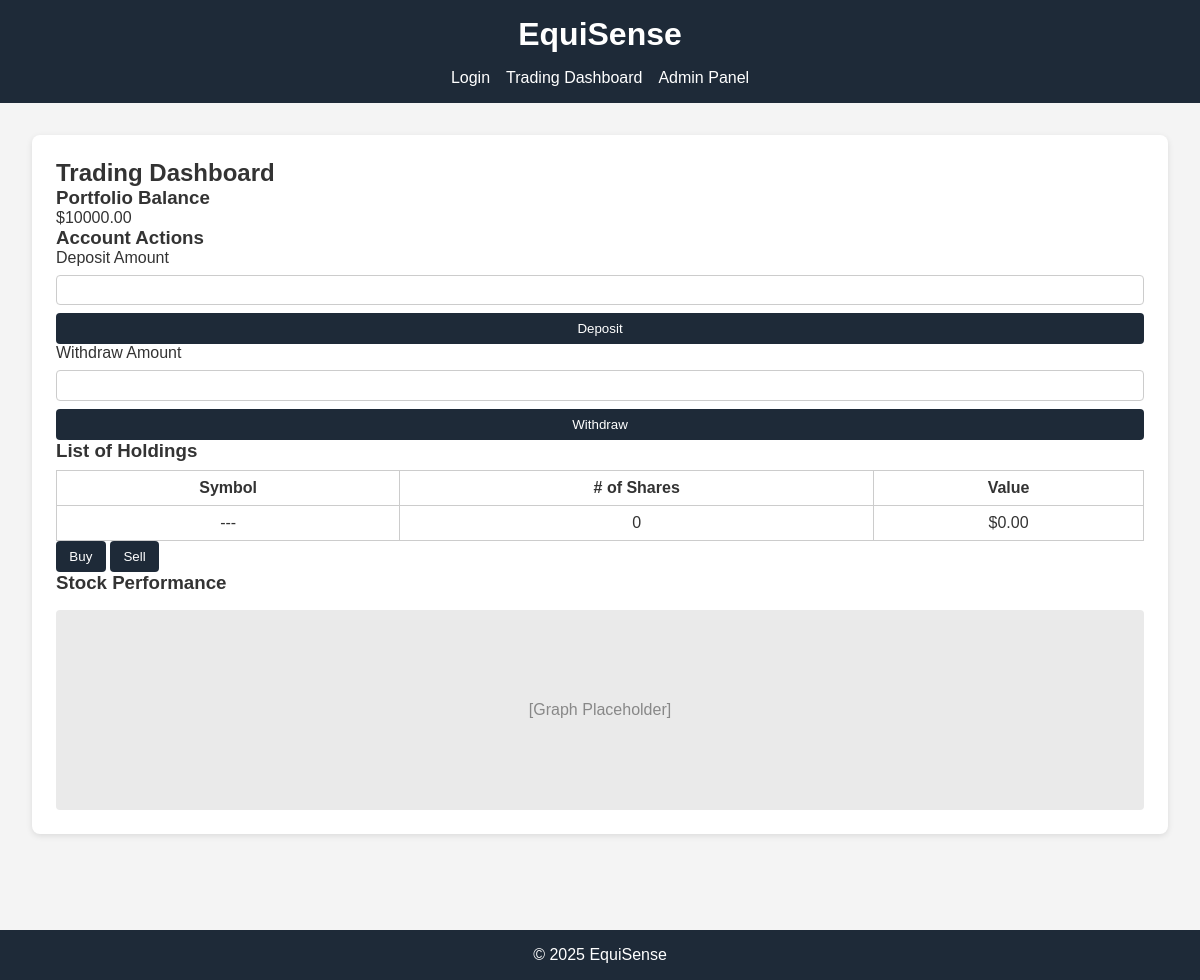
Page /dashboard/1 on the earlier database version.
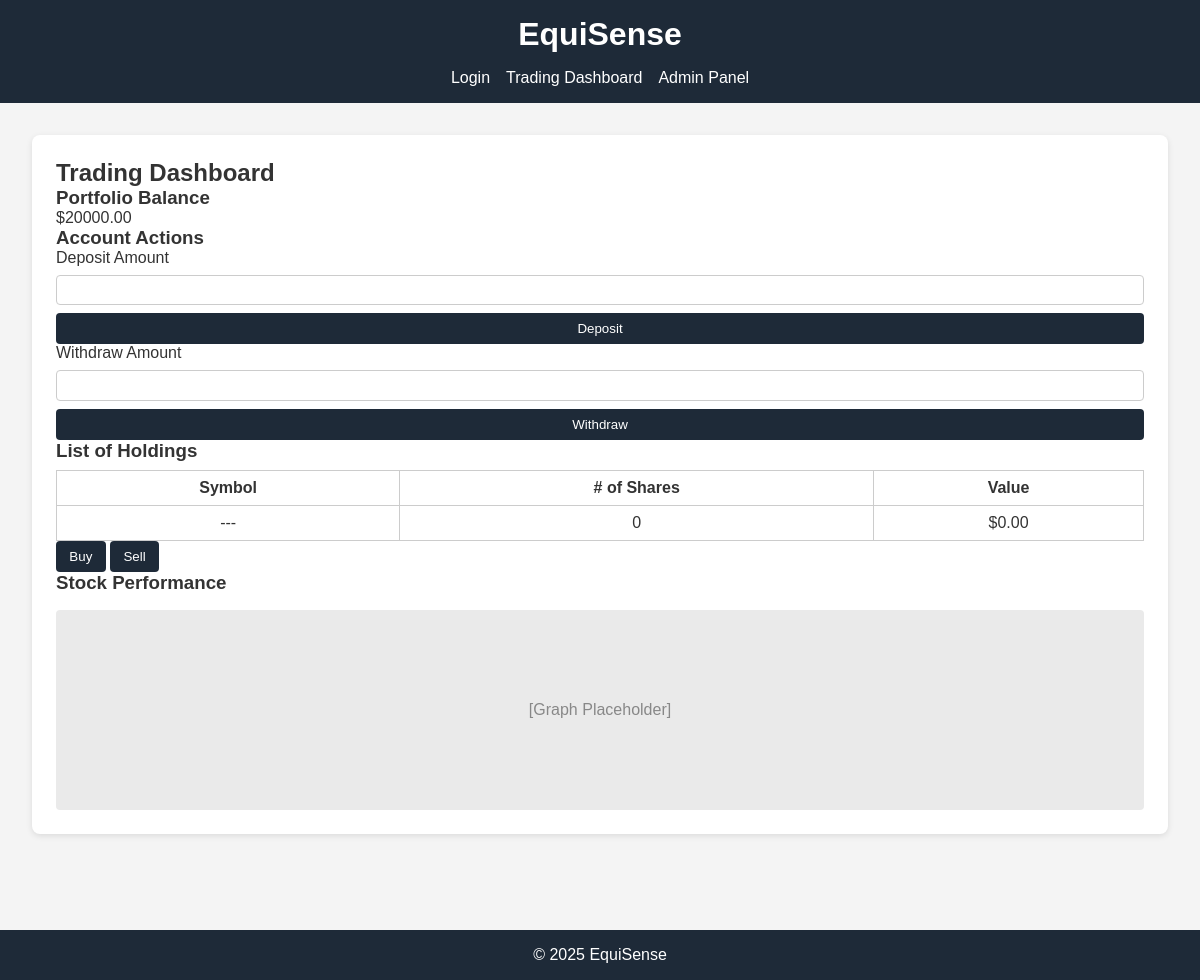
Same page on the later database version.
### tables this page shows
CREATE TABLE users (
    user_id INTEGER PRIMARY KEY AUTOINCREMENT,
    username TEXT NOT NULL UNIQUE,
    email TEXT NOT NULL UNIQUE,
    balance REAL DEFAULT 0.0
);

### app.py (the view)
@app.route('/dashboard/<int:user_id>')
def dashboard(user_id):
    conn = get_db_connection()
    user = conn.execute('SELECT * FROM users WHERE user_id = ?', (user_id,)).fetchone()
    if not user:
        flash("User not found.", "error")
        conn.close()
        return redirect(url_for('login'))
    portfolio = conn.execute('''
        SELECT s.symbol, s.company_name, p.quantity, (p.quantity * s.price) AS value
        FROM portfolio p
        JOIN stocks s ON p.stock_id = s.stock_id
        WHERE p.user_id = ?
    ''', (user_id,)).fetchall()
    conn.close()
    return render_template(
        'dashboard.html',
        user=user,
        balance=user['balance'],
        portfolio=portfolio,
        user_id=user_id
    )

### app.py (called while the page is built)
def get_db_connection():
    conn = sqlite3.connect(DB_NAME)
    conn.row_factory = sqlite3.Row
    return conn

### templates/dashboard.html (shortened to what this page needs)
<!DOCTYPE html>
<html lang="en">
<head>
  <link rel="stylesheet" href="{{ url_for('static', filename='styles.css') }}">
</head>
<body>
  <header>
    <h1>EquiSense</h1>
    <nav>
      <ul>
        <li><a href="{{ url_for('login') }}">Login</a></li>
        <li><a href="{{ url_for('dashboard', user_id=user_id) }}">Trading Dashboard</a></li>
        <li><a href="{{ url_for('admin') }}">Admin Panel</a></li>
      </ul>
    </nav>
  </header>
  <main>
    <section class="panel">
      <h2>Trading Dashboard</h2>
      <div class="portfolio">
        <h3>Portfolio Balance</h3>
        <p>${{ "%.2f"|format(balance) }}</p>
      </div>
      <div class="account-actions">
        <h3>Account Actions</h3>
        <form action="{{ url_for('deposit', user_id=user_id) }}" method="post">
          <label for="deposit-amount">Deposit Amount</label>
          <input type="number" id="deposit-amount" name="amount" step="0.01" required>
          <button type="submit">Deposit</button>
        </form>
        <form action="{{ url_for('withdraw', user_id=user_id) }}" method="post">
          <label for="withdraw-amount">Withdraw Amount</label>
          <input type="number" id="withdraw-amount" name="amount" step="0.01" required>
          <button type="submit">Withdraw</button>
        </form>
      </div>
      <div class="holdings">
        <h3>List of Holdings</h3>
        <table>
          <tr>
            <th>Symbol</th>
            <th># of Shares</th>
            <th>Value</th>
          </tr>
          <tr>
            <td>---</td>
            <td>0</td>
            <td>$0.00</td>
          </tr>
        </table>
      </div>
      <div class="trade-actions">
        <button>Buy</button>
        <button>Sell</button>
      </div>
      <div class="stock-performance">
        <h3>Stock Performance</h3>
        <div class="chart-placeholder">[Graph Placeholder]</div>
      </div>
    </section>
  </main>
  <footer>
    <p>&copy; 2025 EquiSense</p>
  </footer>
</body>
</html>

### static/styles.css (style rules this page uses)
* { margin: 0; padding: 0; box-sizing: border-box; font-family: Arial, sans-serif; }
body { background-color: #f4f4f4; color: #333; }
header { background: #1e2a38; color: #fff; padding: 1em; text-align: center; }
header h1 { margin-bottom: 0.5em; }
nav ul { list-style: none; display: flex; justify-content: center; gap: 1em; }
nav a { color: #fff; text-decoration: none; }
main { padding: 2em; }
.panel { background: #fff; padding: 1.5em; margin-bottom: 2em; border-radius: 8px; box-shadow: 0 2px 6px rgba(0,0,0,0.1); }
form { display: flex; flex-direction: column; gap: 0.5em; }
input { padding: 0.5em; border: 1px solid #ccc; border-radius: 4px; }
button { padding: 0.6em 1em; border: none; background: #1e2a38; color: #fff; border-radius: 4px; cursor: pointer; }
table { width: 100%; border-collapse: collapse; margin-top: 0.5em; }
table, th, td { border: 1px solid #ccc; text-align: center; padding: 0.5em; }
.chart-placeholder { margin-top: 1em; height: 200px; background: #eaeaea; display: flex; align-items: center; justify-content: center; color: #888; border-radius: 4px; }
footer { text-align: center; padding: 1em; background: #1e2a38; color: #fff; margin-top: 2em; }

Differences in the rows shown:
changed users: balance "10000.00" → "20000.00"
